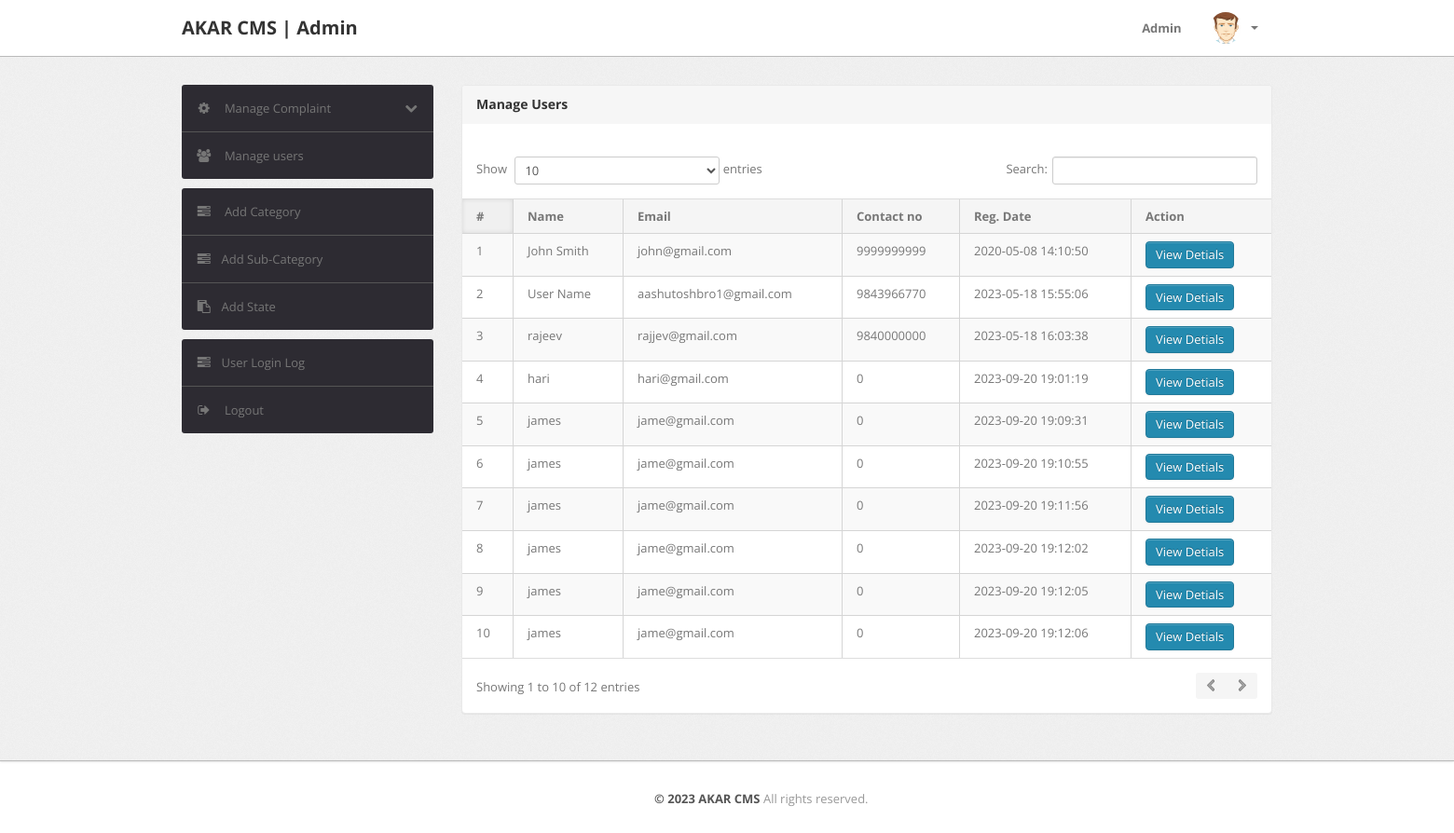
The page /admin/manage-users.php (signed in) on the database its author committed.
### tables this page shows
CREATE TABLE `users` (
  `id` int(11) NOT NULL,
  `fullName` varchar(255) DEFAULT NULL,
  `userEmail` varchar(255) DEFAULT NULL,
  `password` varchar(255) DEFAULT NULL,
  `contactNo` bigint(11) DEFAULT NULL,
  `address` tinytext DEFAULT NULL,
  `State` varchar(255) DEFAULT NULL,
  `country` varchar(255) DEFAULT NULL,
  `pincode` int(6) DEFAULT NULL,
  `userImage` varchar(255) DEFAULT NULL,
  `regDate` timestamp NOT NULL DEFAULT current_timestamp(),
  `updationDate` timestamp NULL DEFAULT current_timestamp() ON UPDATE current_timestamp(),
  `status` int(1) NOT NULL,
  `reset_token_hash` varchar(64) DEFAULT NULL,
  `reset_token_expires_at` datetime DEFAULT NULL
);

### admin/manage-users.php (the view, shortened to what this page needs)
<?php
include('include/config.php');
if(strlen($_SESSION['alogin'])==0)
	{
header('location:index.php');
}
else{
?>
<!DOCTYPE html>
<html lang="en">
<head>
	<link type="text/css" href="bootstrap/css/bootstrap.min.css" rel="stylesheet">
	<link type="text/css" href="bootstrap/css/bootstrap-responsive.min.css" rel="stylesheet">
	<link type="text/css" href="css/theme.css" rel="stylesheet">
	<link type="text/css" href="images/icons/css/font-awesome.css" rel="stylesheet">
</head>
<body>
<?php include('include/header.php');?>
	<div class="wrapper">
		<div class="container">
			<div class="row">
<?php include('include/sidebar.php');?>
			<div class="span9">
					<div class="content">
	<div class="module">
							<div class="module-head">
								<h3>Manage Users</h3>
							</div>
							<div class="module-body table">
									<br />
								<table cellpadding="0" cellspacing="0" border="0" class="datatable-1 table table-bordered table-striped	 display" width="100%">
									<thead>
										<tr>
											<th>#</th>
											<th> Name</th>
											<th>Email </th>
											<th>Contact no</th>
											<th>Reg. Date </th>
											<th>Action</th>
										</tr>
									</thead>
									<tbody>
<?php $query=mysqli_query($bd, "select * from users");
$cnt=1;
while($row=mysqli_fetch_array($query))
{
?>
										<tr>
											<td><?php echo htmlentities($cnt);?></td>
											<td><?php echo htmlentities($row['fullName']);?></td>
											<td><?php echo htmlentities($row['userEmail']);?></td>
											<td> <?php echo htmlentities($row['contactNo']);?></td>
											<td><?php echo htmlentities($row['regDate']);?></td>
											<td><a href="javascript:void(0);" onClick="popUpWindow('http://localhost/akar/admin/userprofile.php?uid=<?php echo htmlentities($row['id']);?>');" title="Update order">
											 <button type="button" class="btn btn-primary">View Detials</button>
											</a></td>
										<?php $cnt=$cnt+1; } ?>
								</table>
							</div>
						</div>
					</div>
				</div>
			</div>
		</div>
	</div>
<?php include('include/footer.php');?>
</body>
<?php } ?>

### admin/include/header.php (shortened to what this page needs)
<div class="navbar navbar-fixed-top">
		<div class="navbar-inner">
			<div class="container">
			  	<a class="brand" href="http://localhost/akar/">
			  		AKAR CMS | Admin
			  	</a>
				<div class="nav-collapse collapse navbar-inverse-collapse">
					<ul class="nav pull-right">
						<li><a href="#">
							Admin
						</a></li>
						<li class="nav-user dropdown">
							<a href="#" class="dropdown-toggle" data-toggle="dropdown">
								<img src="images/user.png" class="nav-avatar" />
								<b class="caret"></b>
							</a>
						</li>
					</ul>
				</div>
			</div>
		</div>
	</div>

### admin/include/sidebar.php (shortened to what this page needs)
<div class="span3">
	<div class="sidebar">
		<ul class="widget widget-menu unstyled">
			<li>
			<a class="collapsed" data-toggle="collapse" href="#togglePages">
				<i class="menu-icon icon-cog"></i>
				<i class="icon-chevron-down pull-right"></i><i class="icon-chevron-up pull-right"></i>
				Manage Complaint
			</a>
	</li>
	<li>
		<a href="manage-users.php">
			<i class="menu-icon icon-group"></i>
			Manage users
		</a>
	</li>
	</ul>
	<ul class="widget widget-menu unstyled">
    <li><a href="category.php"><i class="menu-icon icon-tasks"></i> Add Category </a></li>
    <li><a href="subcategory.php"><i class="menu-icon icon-tasks"></i>Add Sub-Category </a></li>
    <li><a href="state.php"><i class="menu-icon icon-paste"></i>Add State</a></li>
    </ul>
	<ul class="widget widget-menu unstyled">
	   	<li><a href="user-logs.php"><i class="menu-icon icon-tasks"></i>User Login Log </a></li>
		<li>
			<a href="logout.php">
				<i class="menu-icon icon-signout"></i>
				Logout
				</a>
		</li>
		</ul>
	</div>
	</div>

### admin/include/footer.php
<div class="footer" style="margin:auto;width:10%;">
		<div class="container">
			<b class="copyright">&copy; 2023 AKAR CMS </b> All rights reserved.
		</div>
</div>

### rows shown on the page
users: fullName "John Smith", userEmail "john@gmail.com", contactNo "9999999999", regDate "2020-05-08 14:10:50"
users: fullName "User Name", userEmail "aashutoshbro1@gmail.com", contactNo "9843966770", regDate "2023-05-18 15:55:06"
users: fullName "rajeev", userEmail "rajjev@gmail.com", contactNo "9840000000", regDate "2023-05-18 16:03:38"
users: fullName "hari", userEmail "hari@gmail.com", contactNo "0", regDate "2023-09-20 19:01:19"
users: fullName "james", userEmail "jame@gmail.com", contactNo "0", regDate "2023-09-20 19:09:31"
users: fullName "james", userEmail "jame@gmail.com", contactNo "0", regDate "2023-09-20 19:10:55"
users: fullName "james", userEmail "jame@gmail.com", contactNo "0", regDate "2023-09-20 19:11:56"
users: fullName "james", userEmail "jame@gmail.com", contactNo "0", regDate "2023-09-20 19:12:02"
users: fullName "james", userEmail "jame@gmail.com", contactNo "0", regDate "2023-09-20 19:12:05"
users: fullName "james", userEmail "jame@gmail.com", contactNo "0", regDate "2023-09-20 19:12:06"
